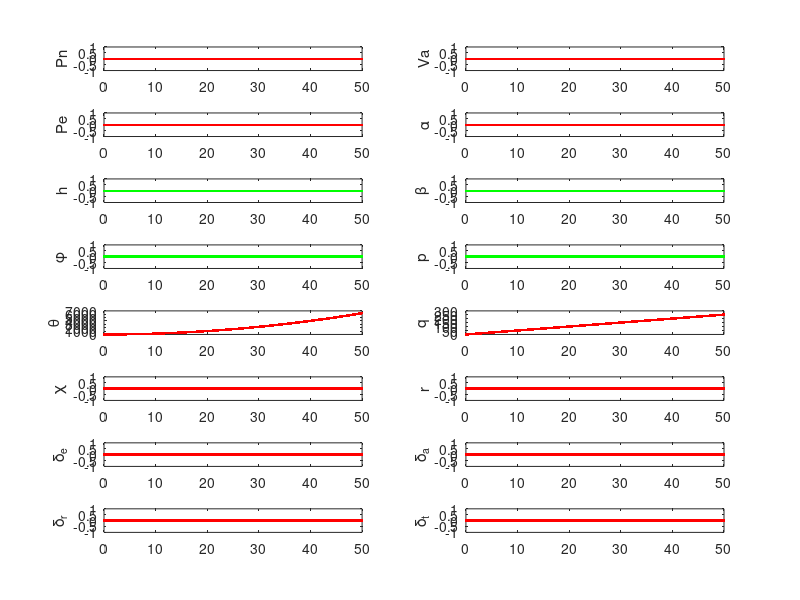

Write the MATLAB code that produced this figure.
function cplots()
%
%   M = readmatrix('nikstates.txt')
    M=importdata('nikstates.txt');
%   save('nikstates', 'M');
  
  figure(2);
  
  subplot(8,2,1)
  plot(M(:,1),M(:,2),'.-r');
  ylabel('Pn');
  
  subplot(8,2,2)
  plot(M(:,1),M(:,14),'.-r');
  ylabel('Va');
  
  subplot(8,2,3)
  plot(M(:,1),M(:,3),'.-r');
  ylabel('Pe');
  
  subplot(8,2,4)
  plot(M(:,1),(180/pi)*M(:,15),'.-r');
  ylabel('\alpha');
  
  subplot(8,2,5)
  plot(M(:,1),-M(:,4),'.-g');
   ylabel('h');
    
  subplot(8,2,6)
  plot(M(:,1),-(180/pi)*M(:,16),'.-g');
   ylabel('\beta');
  
  subplot(8,2,7)
  plot(M(:,1),(180/pi)*M(:,8),'.-g');
   ylabel('\phi');
    
  subplot(8,2,8)
  plot(M(:,1),(180/pi)*M(:,11),'.-g');
   ylabel('p');
  
  subplot(8,2,9)
  plot(M(:,1),(180/pi)*M(:,9),'.-r');
   ylabel('\theta');
    
  subplot(8,2,10)
  plot(M(:,1),(180/pi)*M(:,12),'.-r');
   ylabel('q');
    
  subplot(8,2,11)
  plot(M(:,1),(180/pi)*M(:,17),'.-r');
     ylabel('\chi');
    
  subplot(8,2,12)
  plot(M(:,1),(180/pi)*M(:,13),'.-r');
     ylabel('r');
    
  subplot(8,2,13)
  plot(M(:,1),(180/pi)*M(:,18),'.-r');  
     ylabel('\delta_e');
  
  subplot(8,2,14)
  plot(M(:,1),(180/pi)*M(:,19),'.-r');
       ylabel('\delta_a');
    
  subplot(8,2,15)
  plot(M(:,1),(180/pi)*M(:,20),'.-r');
       ylabel('\delta_r');
  
  subplot(8,2,16)
  plot(M(:,1),M(:,21),'.-r');
       ylabel('\delta_t');

%  for i=1:length(M)
%     % process inputs to function
%     pn          = M(i,2);             % North position (meters)
%     pe          = M(i,3);             % East position (meters)
%     h           = M(i,4);            % altitude (meters)
%     u           = M(i,5);             % body velocity along x-axis (meters/s)
%     v           = M(i,6);             % body velocity along y-axis (meters/s)
%     w           = M(i,7);             % body velocity along z-axis (meters/s)
%     phi         = M(i,8);      % roll angle (degrees)   
%     theta       = M(i,9);      % pitch angle (degrees)
%     psi         = M(i,10);             % yaw angle (radians)
%     p           = M(i,11);     % body angular rate along x-axis (degrees/s)
%     q           = M(i,12);     % body angular rate along y-axis (degrees/s)
%     r           = M(i,13);     % body angular rate along z-axis (degrees/s)
%     Va          = 0;            % airspeed (m/s)
%     alpha       = 0;     % angle of attack (degrees)
%     beta        = 0;     % side slip angle (degrees)
%     wn          = 0;            % wind in the North direction
%     we          = 0;            % wind in the East direction
%     wd          = 0;            % wind in the Down direction
%     pn_c        = 0;            % commanded North position (meters)
%     pe_c        = 0;            % commanded East position (meters)
%     h_c         = 0;            % commanded altitude (meters)
%     Va_c        = 0;            % commanded airspeed (meters/s)
%     alpha_c     = 0;     % commanded angle of attack (degrees)
%     beta_c      = 0;     % commanded side slip angle (degrees)
%     phi_c       = 0;     % commanded roll angle (degrees)   
%     theta_c     = 0;     % commanded pitch angle (degrees)
%     chi_c       = 0;     % commanded course (degrees)
%     p_c         = 0;     % commanded body angular rate along x-axis (degrees/s)
%     q_c         = 0;     % commanded body angular rate along y-axis (degrees/s)
%     r_c         = 0;     % commanded body angular rate along z-axis (degrees/s)
%     pn_hat      = 0;            % estimated North position (meters)
%     pe_hat      = 0;            % estimated East position (meters)
%     h_hat       = 0;            % estimated altitude (meters)
%     Va_hat      = 0;            % estimated airspeed (meters/s)
%     alpha_hat   = 0;     % estimated angle of attack (degrees)
%     beta_hat    = 0;     % estimated side slip angle (degrees)
%     phi_hat     = 0;     % estimated roll angle (degrees)   
%     theta_hat   = 0;     % estimated pitch angle (degrees)
%     chi_hat     = 0;     % estimated course (degrees)
%     p_hat       = 0;     % estimated body angular rate along x-axis (degrees/s)
%     q_hat       = 0;     % estimated body angular rate along y-axis (degrees/s)
%     r_hat       = 0;     % estimated body angular rate along z-axis (degrees/s)
% %    Vg_hat      = uu(43);            % estimated groundspeed
% %    wn_hat      = uu(44);            % estimated North wind
% %    we_hat      = uu(45);            % estimated East wind
% %    psi_hat     = 180/pi*uu(46);     % estimated heading
% %    bx_hat      = uu(47);            % estimated x-gyro bias
% %    by_hat      = uu(48);            % estimated y-gyro bias
% %    bz_hat      = uu(49);            % estimated z-gyro bias
%     delta_e     = 0;     % elevator angle (degrees)
%     delta_a     = 0;     % aileron angle (degrees)
%     delta_r     = 0;     % rudder angle (degrees)
%     delta_t     = 0;            % throttle setting (unitless)
%     t           = M(i,1);            % simulation time
%     
%     % compute course angle
%     chi = 180/pi*atan2(Va*sin(psi)+we, Va*cos(psi)+wn);
%     %Va = 50;
% 
% %     gamma_a = theta-alpha;
% %     gamma_a_c = theta_c-alpha_c;
% %     gamma_a_hat = theta_hat-alpha_hat;
%     
%     % define persistent variables 
%     persistent pn_handle
%     persistent pe_handle
%     persistent h_handle
%     persistent Va_handle
%     %persistent gamma_a_handle
%     persistent alpha_handle
%     persistent beta_handle
%     persistent phi_handle
%     persistent theta_handle
%     persistent chi_handle
%     persistent p_handle
%     persistent q_handle
%     persistent r_handle
%     persistent delta_e_handle
%     persistent delta_a_handle
%     persistent delta_r_handle
%     persistent delta_t_handle
%     
% 
%   % first time function is called, initialize plot and persistent vars
%     %if t==0
%         figure(2), clf
% 
%         subplot(8,2,1)
%         hold on
%         grid on
%         %plot(M(:,1), M(i,:),'--go');
%         %pn_handle = graph_y_yhat_yd(t, pn, pn_hat, pn_c, 'p_n', []);
%         
%         subplot(8,2,2)
%         hold on
%         grid on
%         Va_handle = graph_y_yhat_yd(t, Va, Va_hat, Va_c, 'V_a', []);
%         %gamma_a_handle = graph_y_yhat_yd(t, gamma_a, gamma_a_hat, gamma_a_c, '(\gamma)_a', []);
% 
%         subplot(8,2,3)
%         hold on
%         grid on
%         pe_handle = graph_y_yhat_yd(t, pe, pe_hat, pe_c, 'p_e', []);
% 
%         subplot(8,2,4)
%         hold on
%         grid on
%         alpha_handle = graph_y_yhat_yd(t, alpha, alpha_hat, alpha_c, '\alpha', []);
% 
%         subplot(8,2,5)
%         hold on
%         grid on
%         h_handle = graph_y_yhat_yd(t, h, h_hat, h_c, 'h', []);
% 
%         subplot(8,2,6)
%         hold on
%         grid on
%         beta_handle = graph_y_yhat_yd(t, beta, beta_hat, beta_c, '\beta', []);
% 
%         subplot(8,2,7)
%         hold on
%         grid on
%         phi_handle = graph_y_yhat_yd(t, phi, phi_hat, phi_c, '\phi', []);
%         
%         subplot(8,2,8)
%         hold on
%         grid on
%         p_handle = graph_y_yhat_yd(t, p, p_hat, p_c, 'p', []);
%         
%         subplot(8,2,9)
%         hold on
%         grid on
%         theta_handle = graph_y_yhat_yd(t, theta, theta_hat, theta_c, '\theta', []);
%         
%         subplot(8,2,10)
%         hold on
%         grid on
%         q_handle = graph_y_yhat_yd(t, q, q_hat, q_c, 'q', []);
%         
%         subplot(8,2,11)
%         hold on
%         grid on
%         chi_handle = graph_y_yhat_yd(t, chi, chi_hat, chi_c, '\chi', []);
%         
%         subplot(8,2,12)
%         hold on
%         grid on
%         r_handle = graph_y_yhat_yd(t, r, r_hat, r_c, 'r', []);
%         
%         subplot(8,2,13)
%         hold on
%         grid on
%         delta_e_handle = graph_y(t, delta_e, [], 'b');
%         ylabel('\delta_e')
%         
%         subplot(8,2,14)
%         hold on
%         grid on
%         delta_a_handle = graph_y(t, delta_a, [], 'b');
%         ylabel('\delta_a')
% 
%         subplot(8,2,15)
%         hold on
%         grid on
%         delta_r_handle = graph_y(t, delta_r, [], 'b');
%         ylabel('\delta_r')
%         
%         subplot(8,2,16)
%         hold on
%         grid on
%         delta_t_handle = graph_y(t, delta_t, [], 'b');
%         ylabel('\delta_t')
%         
%     % at every other time step, redraw state variables
% %     else 
% %        graph_y_yhat_yd(t, pn, pn_hat, pn_c, 'p_n', pn_handle);
% %        graph_y_yhat_yd(t, pe, pe_hat, pe_c, 'p_e', pe_handle);
% %        graph_y_yhat_yd(t, h, h_hat, h_c, 'h', h_handle);
% %        graph_y_yhat_yd(t, Va, Va_hat, Va_c, 'V_a', Va_handle);
% %        %graph_y_yhat_yd(t, gamma_a, gamma_a_hat, gamma_a_c, '(\gamma)_a', gamma_a_handle);
% %        graph_y_yhat_yd(t, alpha, alpha_hat, alpha_c, '\alpha', alpha_handle);
% %        graph_y_yhat_yd(t, beta, beta_hat, beta_c, '\beta', beta_handle);
% %        graph_y_yhat_yd(t, phi, phi_hat, phi_c, '\phi', phi_handle);
% %        graph_y_yhat_yd(t, theta, theta_hat, theta_c, '\theta', theta_handle);
% %        graph_y_yhat_yd(t, chi, chi_hat, chi_c, '\chi', chi_handle);
% %        graph_y_yhat_yd(t, p, p_hat, p_c, 'p', p_handle);
% %        graph_y_yhat_yd(t, q, q_hat, q_c, 'q', q_handle);
% %        graph_y_yhat_yd(t, r, r_hat, r_c, 'r', r_handle);
% %        graph_y(t, delta_e, delta_e_handle);
% %        graph_y(t, delta_a, delta_a_handle);
% %        graph_y(t, delta_r, delta_r_handle);
% %        graph_y(t, delta_t, delta_t_handle);
% %     end
%  end
% 
% 
% 
% 
% %%%%%%%%%%%%%%%%%%%%%%%%%%%%%%%%%%%%%%%%%%%%%%%%%%%%%%%%%%%%%%%%%%%%%%%%%%%%%
% % graph y with lable mylabel
% function handle = graph_y(t, y, handle, color)
%   
%   if isempty(handle)
%     handle    = plot(t,y,color);
%   else
%     set(handle,'Xdata',[get(handle,'Xdata'),t]);
%     set(handle,'Ydata',[get(handle,'Ydata'),y]);
%     %drawnow
%   end
% 
% %%%%%%%%%%%%%%%%%%%%%%%%%%%%%%%%%%%%%%%%%%%%%%%%%%%%%%%%%%%%%%%%%%%%%%%%%%%%%
% % graph y and yd with lable mylabel
% function handle = graph_y_yd(t, y, yd, lab, handle)
%   
%   if isempty(handle)
%     handle(1)    = plot(t,y,'b');
%     handle(2)    = plot(t,yd,'g--');
%     ylabel(lab)
%     set(get(gca, 'YLabel'),'Rotation',0.0);
%   else
%     set(handle(1),'Xdata',[get(handle(1),'Xdata'),t]);
%     set(handle(1),'Ydata',[get(handle(1),'Ydata'),y]);
%     set(handle(2),'Xdata',[get(handle(2),'Xdata'),t]);
%     set(handle(2),'Ydata',[get(handle(2),'Ydata'),yd]);
%     %drawnow
%   end
% 
% 
% 
% 
% %%%%%%%%%%%%%%%%%%%%%%%%%%%%%%%%%%%%%%%%%%%%%%%%%%%%%%%%%%%%%%%%%%%%%%%%%%%%%
% % plot the variable y in blue, its estimated value yhat in green, and its 
% % desired value yd in red, lab is the label on the graph
% function handle = graph_y_yhat_yd(t, y, yhat, yd, lab, handle)
%   
%   if isempty(handle)
%     handle(1)   = plot(t,y,'b');
%     handle(2)   = plot(t,yhat,'g--');
%     handle(3)   = plot(t,yd,'r-.');
%     ylabel(lab)
%     set(get(gca,'YLabel'),'Rotation',0.0);
%   else
%     set(handle(1),'Xdata',[get(handle(1),'Xdata'),t]);
%     set(handle(1),'Ydata',[get(handle(1),'Ydata'),y]);
%     set(handle(2),'Xdata',[get(handle(2),'Xdata'),t]);
%     set(handle(2),'Ydata',[get(handle(2),'Ydata'),yhat]);
%     set(handle(3),'Xdata',[get(handle(3),'Xdata'),t]);
%     set(handle(3),'Ydata',[get(handle(3),'Ydata'),yd]);     
%     %drawnow
%   end
% 
% %
% %=============================================================================
% % sat
% % saturates the input between high and low
% %=============================================================================
% %
% function out=sat(in, low, high)
% 
%   if in < low
%       out = low;
%   elseif in > high
%       out = high;
%   else
%       out = in;
%   end
% 
% % end sat  
% 
% 
